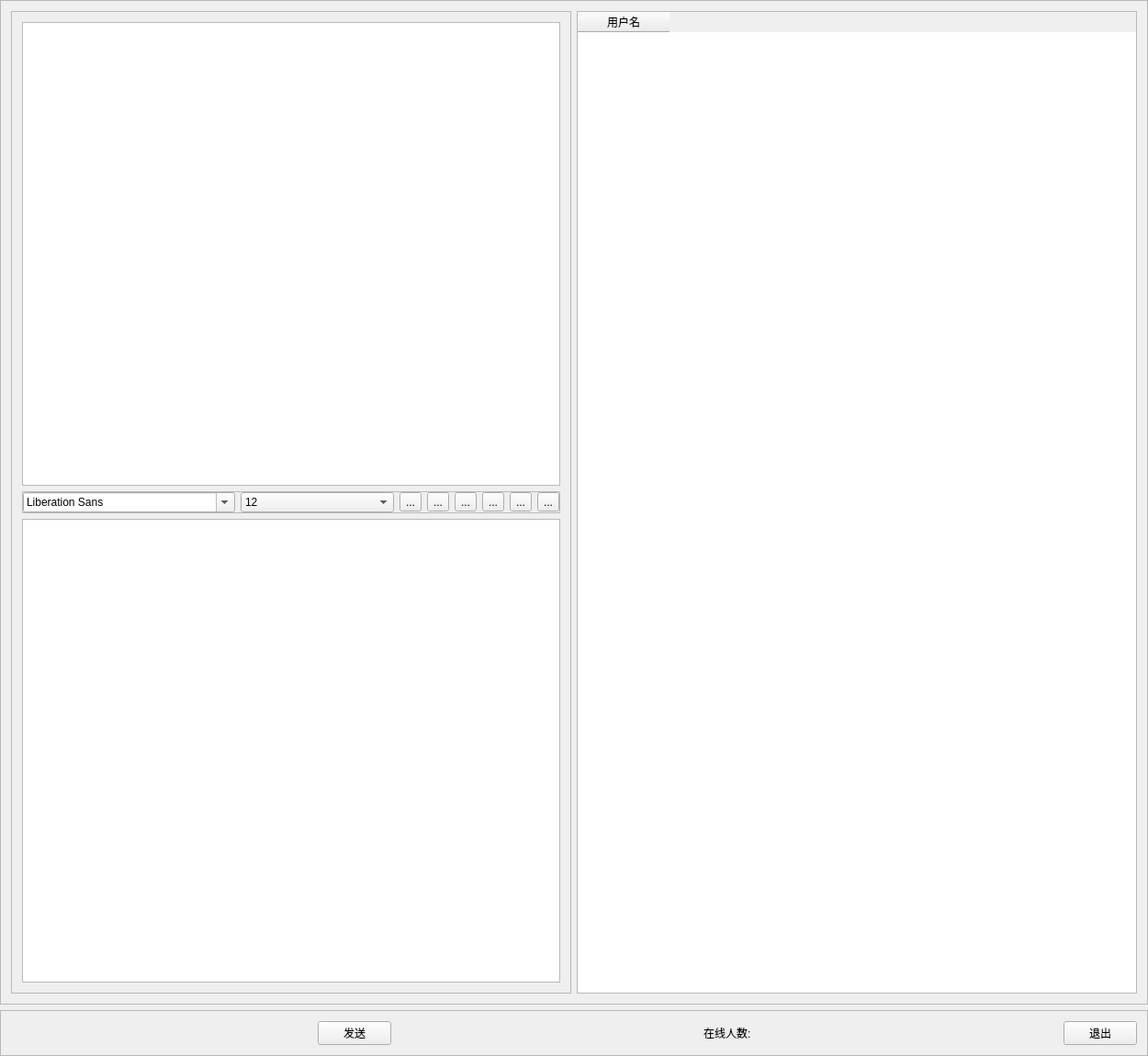
<?xml version="1.0" encoding="UTF-8"?>
<ui version="4.0">
 <class>Widget</class>
 <widget class="QWidget" name="Widget">
  <property name="geometry">
   <rect>
    <x>0</x>
    <y>0</y>
    <width>1250</width>
    <height>1150</height>
   </rect>
  </property>
  <property name="windowTitle">
   <string>Widget</string>
  </property>
  <layout class="QVBoxLayout" name="verticalLayout">
   <property name="leftMargin">
    <number>0</number>
   </property>
   <property name="topMargin">
    <number>0</number>
   </property>
   <property name="rightMargin">
    <number>0</number>
   </property>
   <property name="bottomMargin">
    <number>0</number>
   </property>
   <item>
    <widget class="QFrame" name="frame_3">
     <property name="frameShape">
      <enum>QFrame::StyledPanel</enum>
     </property>
     <property name="frameShadow">
      <enum>QFrame::Raised</enum>
     </property>
     <layout class="QHBoxLayout" name="horizontalLayout_2">
      <item>
       <widget class="QFrame" name="frame_2">
        <property name="frameShape">
         <enum>QFrame::StyledPanel</enum>
        </property>
        <property name="frameShadow">
         <enum>QFrame::Raised</enum>
        </property>
        <layout class="QVBoxLayout" name="verticalLayout_2">
         <item>
          <widget class="QTextEdit" name="textEdit"/>
         </item>
         <item>
          <widget class="QFrame" name="frame">
           <property name="frameShape">
            <enum>QFrame::StyledPanel</enum>
           </property>
           <property name="frameShadow">
            <enum>QFrame::Raised</enum>
           </property>
           <layout class="QHBoxLayout" name="horizontalLayout">
            <property name="leftMargin">
             <number>0</number>
            </property>
            <property name="topMargin">
             <number>0</number>
            </property>
            <property name="rightMargin">
             <number>0</number>
            </property>
            <property name="bottomMargin">
             <number>0</number>
            </property>
            <item>
             <widget class="QFontComboBox" name="fontComboBox"/>
            </item>
            <item>
             <widget class="QComboBox" name="comboBox">
              <property name="currentIndex">
               <number>4</number>
              </property>
              <item>
               <property name="text">
                <string>8</string>
               </property>
              </item>
              <item>
               <property name="text">
                <string>9</string>
               </property>
              </item>
              <item>
               <property name="text">
                <string>10</string>
               </property>
              </item>
              <item>
               <property name="text">
                <string>11</string>
               </property>
              </item>
              <item>
               <property name="text">
                <string>12</string>
               </property>
              </item>
              <item>
               <property name="text">
                <string>13</string>
               </property>
              </item>
              <item>
               <property name="text">
                <string>14</string>
               </property>
              </item>
              <item>
               <property name="text">
                <string>15</string>
               </property>
              </item>
              <item>
               <property name="text">
                <string>16</string>
               </property>
              </item>
             </widget>
            </item>
            <item>
             <widget class="QToolButton" name="toolButton">
              <property name="text">
               <string>...</string>
              </property>
              <property name="checkable">
               <bool>true</bool>
              </property>
             </widget>
            </item>
            <item>
             <widget class="QToolButton" name="toolButton_3">
              <property name="text">
               <string>...</string>
              </property>
              <property name="checkable">
               <bool>true</bool>
              </property>
             </widget>
            </item>
            <item>
             <widget class="QToolButton" name="toolButton_2">
              <property name="text">
               <string>...</string>
              </property>
              <property name="checkable">
               <bool>true</bool>
              </property>
             </widget>
            </item>
            <item>
             <widget class="QToolButton" name="toolButton_4">
              <property name="text">
               <string>...</string>
              </property>
             </widget>
            </item>
            <item>
             <widget class="QToolButton" name="toolButton_5">
              <property name="text">
               <string>...</string>
              </property>
              <property name="iconSize">
               <size>
                <width>16</width>
                <height>16</height>
               </size>
              </property>
             </widget>
            </item>
            <item>
             <widget class="QToolButton" name="toolButton_6">
              <property name="text">
               <string>...</string>
              </property>
             </widget>
            </item>
           </layout>
          </widget>
         </item>
         <item>
          <widget class="QTextEdit" name="textEdit_2"/>
         </item>
        </layout>
       </widget>
      </item>
      <item>
       <widget class="QTableWidget" name="tableWidget">
        <property name="selectionMode">
         <enum>QAbstractItemView::SingleSelection</enum>
        </property>
        <property name="selectionBehavior">
         <enum>QAbstractItemView::SelectRows</enum>
        </property>
        <column>
         <property name="text">
          <string>用户名</string>
         </property>
        </column>
       </widget>
      </item>
     </layout>
    </widget>
   </item>
   <item>
    <widget class="QFrame" name="frame_4">
     <property name="frameShape">
      <enum>QFrame::StyledPanel</enum>
     </property>
     <property name="frameShadow">
      <enum>QFrame::Raised</enum>
     </property>
     <layout class="QHBoxLayout" name="horizontalLayout_3">
      <item>
       <spacer name="horizontalSpacer">
        <property name="orientation">
         <enum>Qt::Horizontal</enum>
        </property>
        <property name="sizeHint" stdset="0">
         <size>
          <width>40</width>
          <height>20</height>
         </size>
        </property>
       </spacer>
      </item>
      <item>
       <widget class="QPushButton" name="SetBtn">
        <property name="text">
         <string>发送</string>
        </property>
       </widget>
      </item>
      <item>
       <spacer name="horizontalSpacer_2">
        <property name="orientation">
         <enum>Qt::Horizontal</enum>
        </property>
        <property name="sizeHint" stdset="0">
         <size>
          <width>40</width>
          <height>20</height>
         </size>
        </property>
       </spacer>
      </item>
      <item>
       <widget class="QLabel" name="label">
        <property name="text">
         <string>在线人数:</string>
        </property>
       </widget>
      </item>
      <item>
       <spacer name="horizontalSpacer_3">
        <property name="orientation">
         <enum>Qt::Horizontal</enum>
        </property>
        <property name="sizeHint" stdset="0">
         <size>
          <width>40</width>
          <height>20</height>
         </size>
        </property>
       </spacer>
      </item>
      <item>
       <widget class="QPushButton" name="backBtn">
        <property name="text">
         <string>退出</string>
        </property>
       </widget>
      </item>
     </layout>
    </widget>
   </item>
  </layout>
 </widget>
 <layoutdefault spacing="6" margin="11"/>
 <resources/>
 <connections/>
</ui>
